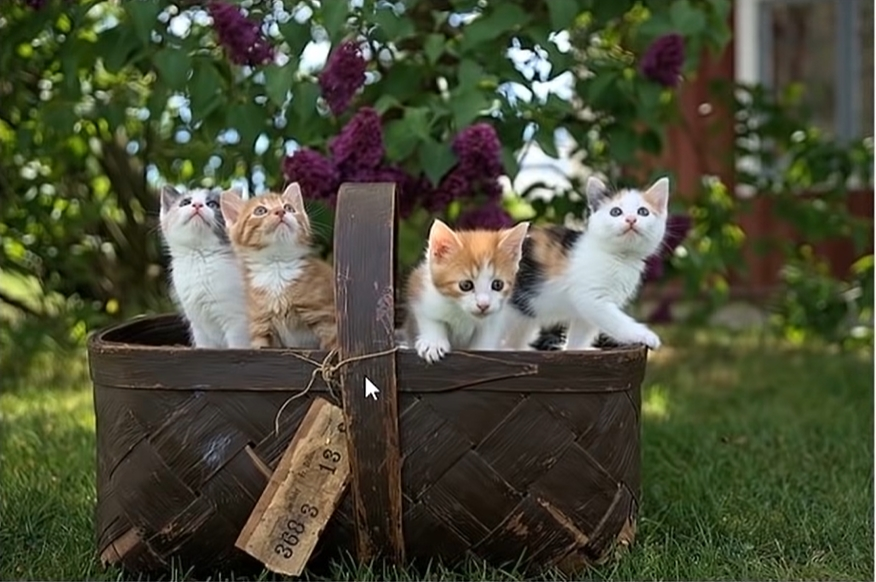
#> input picture OpenCV/photos/cat04.jpg, 876 x 582 px, found by its file name
$ python 13_thresh.py
#> lines starting #> are read from the running program, lines starting #| are printed output that depends on the picture; after the words box and inside, x2 and y2 are one past the last pixel; in counts of white or black regions, pixels touching at a corner belong together
import cv2 as cv

img = cv.imread('OpenCV/photos/cat04.jpg')
#> img is the input picture: shape (582, 876, 3); mean B, G, R 57, 78.2, 76
cv.imshow('Image', img)

gray = cv.cvtColor(img, cv.COLOR_BGR2GRAY)
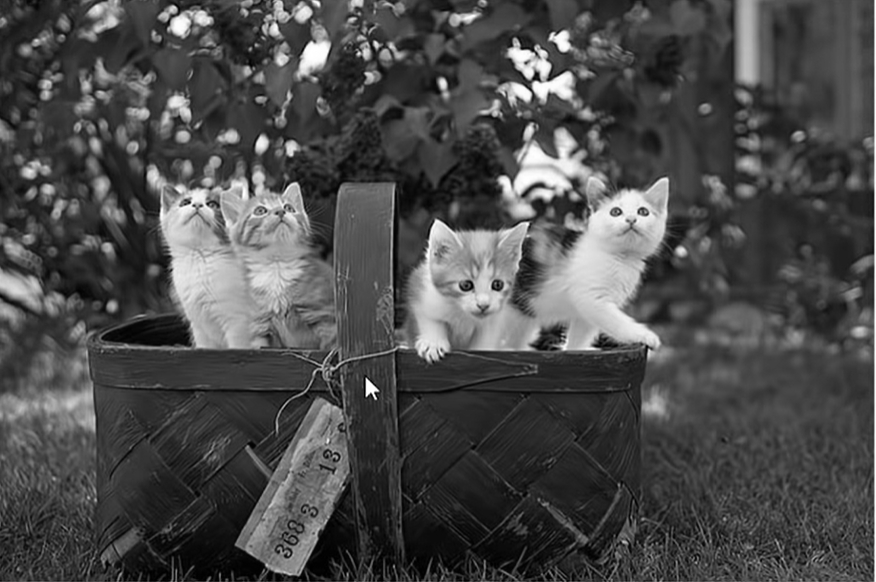
#> gray: shape (582, 876); min 0, max 255, mean 75.1
cv.imshow('Gray', gray)

# Simple Thresholding
threshold, thresh = cv.threshold(gray, 150, 255, cv.THRESH_BINARY )
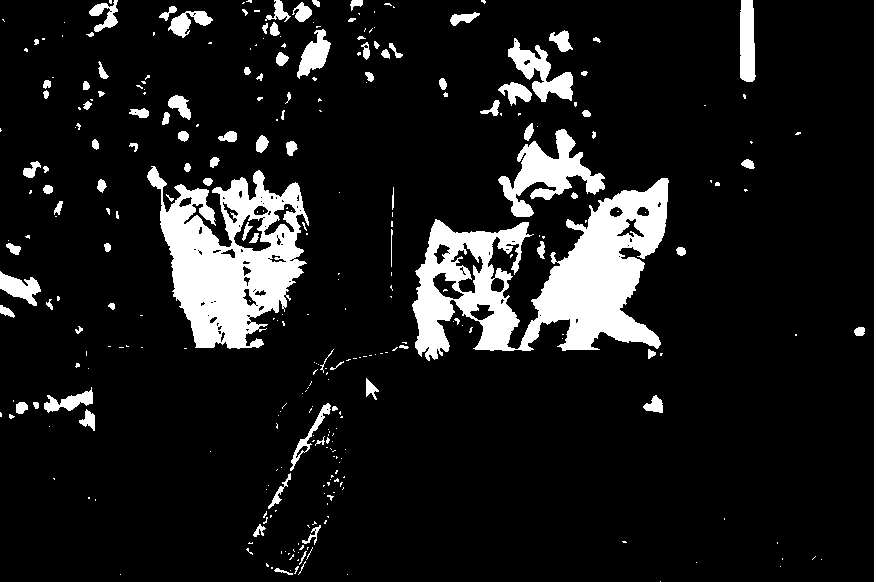
#> thresh: shape (582, 876); 11% white; 316 white regions (216 under 20 px), largest, box (x1, y1, x2, y2) and area: (412, 178, 669, 361) 21122, (147, 166, 309, 349) 15591, (498, 129, 605, 217) 3649
cv.imshow('Simple_Threshold', thresh)


threshold, thresh_inv = cv.threshold(gray, 150, 255, cv.THRESH_BINARY_INV)
cv.imshow('Simple_Threshold_INV', thresh_inv)

#Adaptive Thresholding
adaptive_thresh = cv.adaptiveThreshold(gray, 255, cv.ADAPTIVE_THRESH_MEAN_C, cv.THRESH_BINARY_INV, 11, 3)
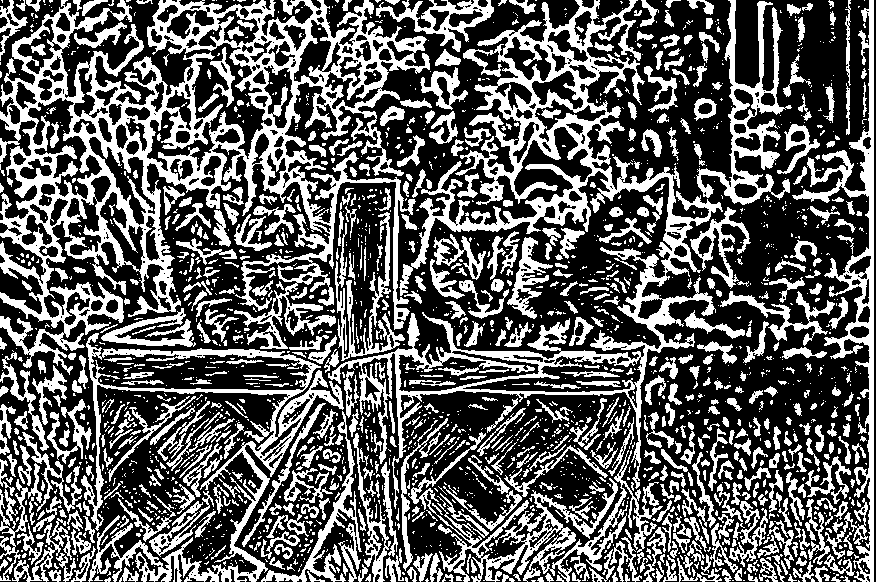
#> adaptive_thresh: shape (582, 876); 37.3% white; 2116 white regions (1454 under 20 px), largest, box (x1, y1, x2, y2) and area: (0, 0, 430, 375) 44959, (328, 0, 723, 509) 27799, (81, 333, 344, 582) 9305
cv.imshow('Adaptive_Thresholding', adaptive_thresh)

cv.waitKey(0)

$ run again, with OpenCV/photos/cat01.jpg copied over OpenCV/photos/cat04.jpg
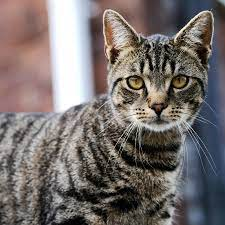
#> input picture OpenCV/photos/cat01.jpg, 225 x 225 px, found by its file name
#> img is the input picture: shape (225, 225, 3); mean B, G, R 108.7, 110.7, 118.2
#> `threshold, thresh = cv.threshold(gray, 150, 255, cv.THRESH_BINARY )`:
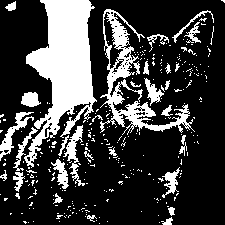
#> thresh: shape (225, 225); 24.6% white; 307 white regions (275 under 20 px), largest, box (x1, y1, x2, y2) and area: (24, 0, 97, 168) 5931, (100, 9, 195, 135) 2542, (0, 112, 34, 161) 415
#> `adaptive_thresh = cv.adaptiveThreshold(gray, 255, cv.ADAPTIVE_THRESH_M..`:
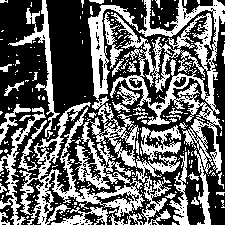
#> adaptive_thresh: shape (225, 225); 39.9% white; 299 white regions (258 under 20 px), largest, box (x1, y1, x2, y2) and area: (88, 0, 225, 225) 8814, (19, 102, 145, 225) 4337, (8, 0, 60, 137) 1040
